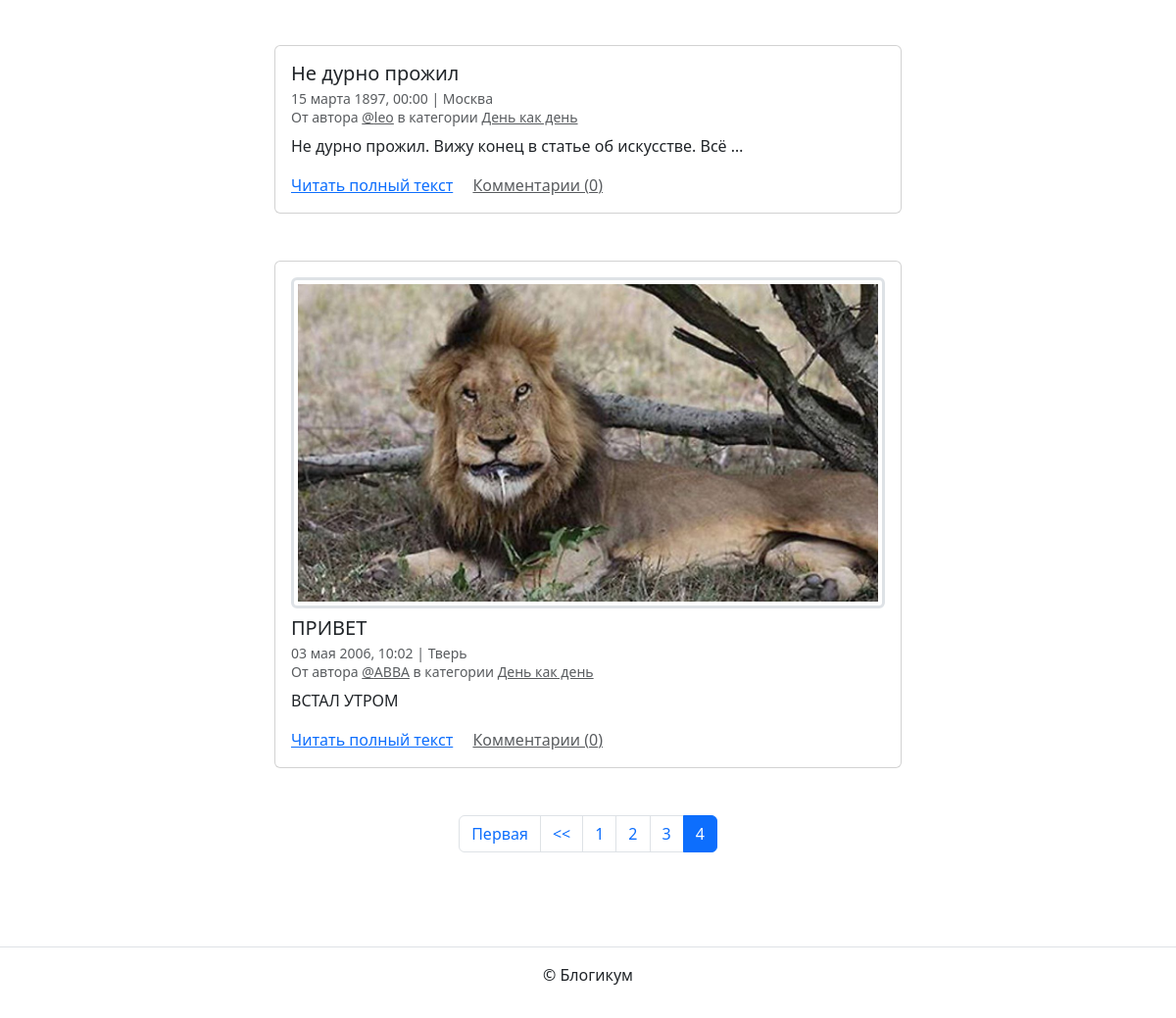
Page /?page=4 (lower part) on the earlier database version.
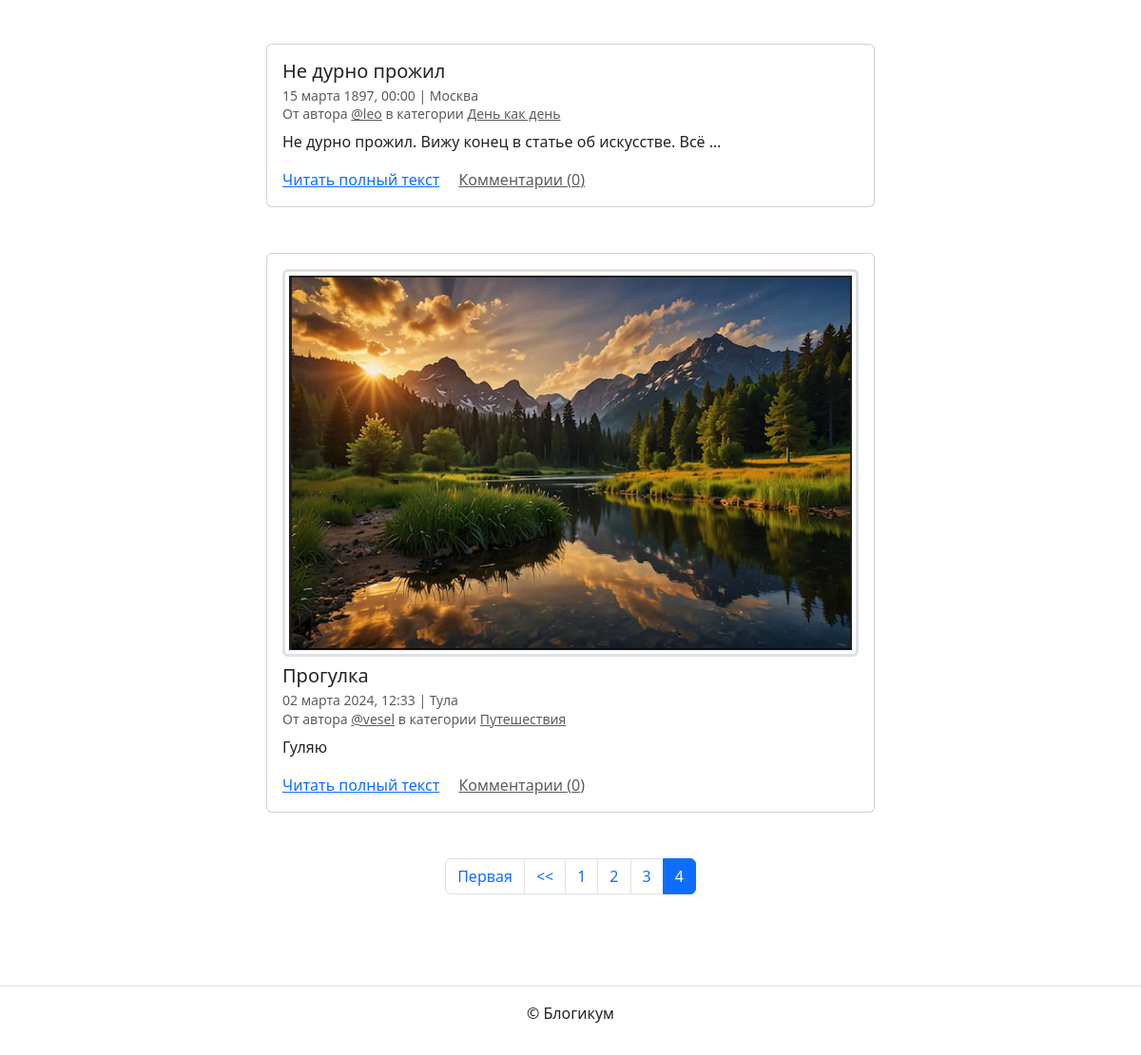
Same page on the later database version.
### blog/models.py (models this page shows, shortened)
class Post(models.Model):
    title = models.CharField('Заголовок', max_length=256)
    text = models.TextField('Текст')
    pub_date = models.DateTimeField('Дата и время публикации')
    author = models.ForeignKey(User, on_delete=models.CASCADE, related_name='posts')
    location = models.ForeignKey(Location, on_delete=models.SET_NULL, null=True, blank=True, related_name='posts')
    category = models.ForeignKey(Category, on_delete=models.SET_NULL, null=True, related_name='posts')
    is_published = models.BooleanField('Опубликовано', default=True)
    image = models.ImageField('Фото', upload_to='posts/', blank=True)
    created_at = models.DateTimeField('Добавлено', auto_now_add=True)
    class Meta:
        verbose_name = 'публикация'
        verbose_name_plural = 'Публикации'
        ordering = ('-pub_date',)

class Location(models.Model):
    name = models.CharField('Название места', max_length=256)
    is_published = models.BooleanField('Опубликовано', default=True)
    created_at = models.DateTimeField('Добавлено', auto_now_add=True)
    class Meta:
        verbose_name = 'местоположение'
        verbose_name_plural = 'Местоположения'

class Category(models.Model):
    title = models.CharField('Заголовок', max_length=256)
    description = models.TextField('Описание')
    slug = models.SlugField('Идентификатор', unique=True)
    is_published = models.BooleanField('Опубликовано', default=True)
    created_at = models.DateTimeField('Добавлено', auto_now_add=True)
    class Meta:
        verbose_name = 'категория'
        verbose_name_plural = 'Категории'

### blog/views.py (the view)
# urls.py: path('', views.index, name='index'),
def index(request):
    posts = Post.objects.select_related('category', 'location', 'author').annotate(
        comment_count=Count('comments')).filter(
        pub_date__lte=timezone.now(), is_published=True, category__is_published=True
    )
    paginator = Paginator(posts, POSTS_PER_PAGE)
    page_obj = paginator.get_page(request.GET.get('page'))
    return render(request, 'blog/index.html', {'page_obj': page_obj})

### templates/blog/index.html (shortened to what this page needs)
{% extends "base.html" %}
{% block content %}
  {% for post in page_obj %}
    <article class="mb-5">
      {% include "includes/post_card.html" %}
    </article>
  {% endfor %}
  {% include "includes/paginator.html" %}
{% endblock %}

### templates/base.html (shortened to what this page needs)
{% load static %}
{% load django_bootstrap5 %}
<!DOCTYPE html>
<html lang="ru">
  <head>
    {% bootstrap_css %}
  </head>
  <body>
    <main>
      <div class="container py-5">
        {% block content %}{% endblock %}
      </div>
    </main>
    {% include "includes/footer.html" %}
  </body>
</html>

### templates/includes/header.html (shortened to what this page needs)
{% load static %}

### templates/includes/post_card.html (shortened to what this page needs)
<div class="col d-flex justify-content-center">
  <div class="card" style="width: 40rem;">
    <div class="card-body">
      {% if post.image %}
        <a href="{{ post.image.url }}" target="_blank">
          <img class="border-3 rounded img-fluid img-thumbnail mb-2 mx-auto d-block" src="{{ post.image.url }}">
        </a>
      {% endif %}
      <h5 class="card-title">{{ post.title }}</h5>
      <h6 class="card-subtitle mb-2 text-muted">
        <small>
          {{ post.pub_date|date:"d E Y, H:i" }} | {% if post.location and post.location.is_published %}{{ post.location.name }}{% else %}Планета Земля{% endif %}<br>
          От автора <a class="text-muted" href="{% url 'blog:profile' post.author.username %}">@{{ post.author.username }}</a> в
          категории {% include "includes/category_link.html" %}
        </small>
      </h6>
      <p class="card-text">{{ post.text|truncatewords:10 }}</p>
      <a href="{% url 'blog:post_detail' post.id %}" class="card-link">Читать полный текст</a>
      <a href="{% url 'blog:post_detail' post.id %}" class="card-link text-muted">Комментарии ({{ post.comment_count }})</a>
    </div>
  </div>
</div>

### templates/includes/category_link.html
<a class="text-muted" href="{% url 'blog:category_posts' post.category.slug %}">
  {{ post.category.title }}
</a>

### templates/includes/paginator.html (shortened to what this page needs)
{% if page_obj.has_other_pages %}
  <nav aria-label="Page navigation" class="my-5">
    <ul class="pagination justify-content-center">
      {% if page_obj.has_previous %}
        <li class="page-item"><a class="page-link" href="?page=1">Первая</a></li>
        <li class="page-item">
          <a class="page-link" href="?page={{ page_obj.previous_page_number }}">
            << </a>
        </li>
      {% endif %}
      {% for i in page_obj.paginator.page_range %}
        {% if page_obj.number == i %}
          <li class="page-item active">
            <span class="page-link">{{ i }}</span>
          </li>
        {% else %}
          <li class="page-item">
            <a class="page-link" href="?page={{ i }}">{{ i }}</a>
          </li>
        {% endif %}
      {% endfor %}
    </ul>
  </nav>
{% endif %}

### templates/includes/footer.html
<footer class="border-top text-center py-3">
  <p>© Блогикум</p>
</footer>

Differences in the rows shown:
removed Post: image (picture), title "ПРИВЕТ", pub_date "03 мая 2006, 10:02", location.name "Тверь", author.username "ABBA", category "День как день", text "ВСТАЛ УТРОМ", comment_count "0"
added Post: image (picture), title "Прогулка", pub_date "02 марта 2024, 12:33", location.name "Тула", author.username "vesel", category "Путешествия", text "Гуляю", comment_count "0"
